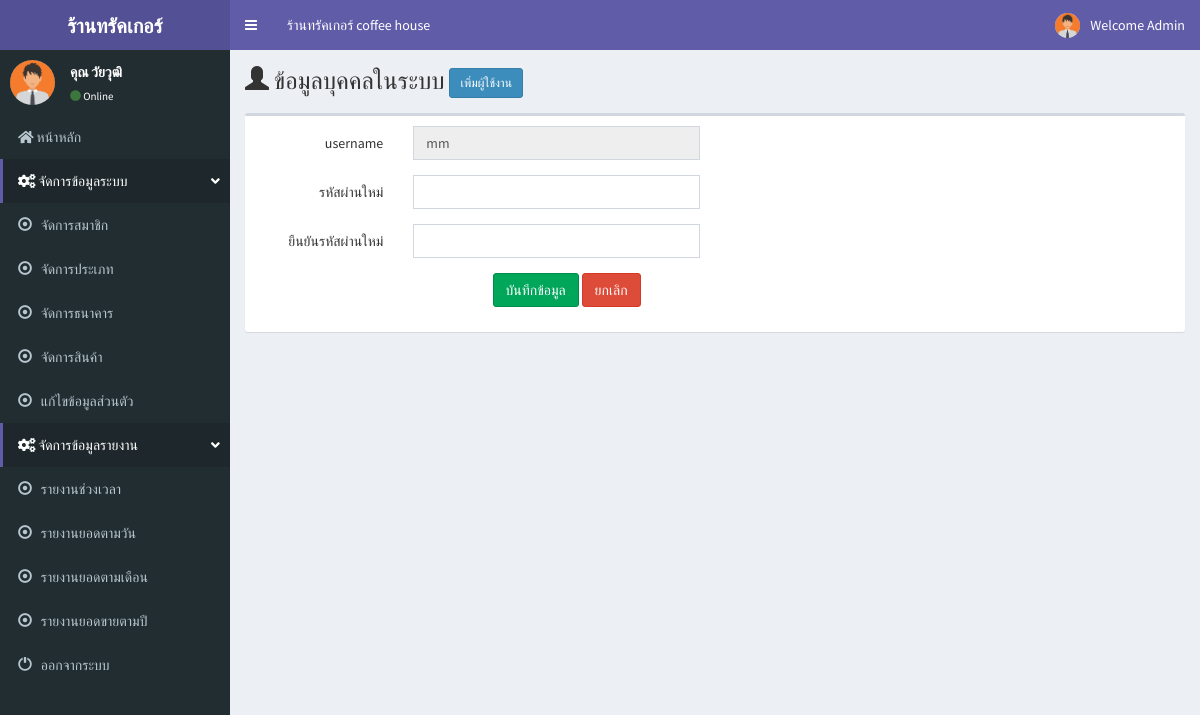
Screenshot of /admin/resetpass_admin.php?member_id=2 (signed in) with the database file from the repository.
### tables this page shows
CREATE TABLE `tbl_member` (
  `member_id` int(11) NOT NULL,
  `m_user` varchar(20) NOT NULL,
  `m_pass` varchar(20) NOT NULL,
  `m_level` varchar(50) NOT NULL,
  `m_name` varchar(100) NOT NULL,
  `m_email` varchar(100) NOT NULL,
  `m_tel` varchar(20) NOT NULL,
  `m_address` varchar(200) NOT NULL,
  `m_img` varchar(250) NOT NULL,
  `date_save` timestamp NOT NULL DEFAULT CURRENT_TIMESTAMP
);

### admin/resetpass_admin.php (the view, shortened to what this page needs)
<?php include('h.php');?>
<body class="hold-transition skin-purple sidebar-mini">
  <div class="wrapper">
    <?php include('menutop.php');?>
        <?php include('menu_l.php');?>
    <div class="content-wrapper">
      <section class="content-header">
        <h1>
         <i class="glyphicon glyphicon-user hidden-xs"></i> <span class="hidden-xs">ข้อมูลบุคคลในระบบ</span>
        <a href="member.php?act=add" class="btn btn-primary btn-sm">เพิ่มผู้ใช้งาน</a>
        </h1>
      </section>
      <section class="content">
        <div class="row">
          <div class="col-md-12">
            <div class="box">
              <div class="row">
                <div class="col-sm-12">
                  <div class="box-body">
                   <?php
  include('../condb.php');
  $member_id  = $_GET['member_id'];
$sql_admin = "SELECT * FROM tbl_member WHERE member_id = '".$member_id."'"
or die("Error : ".mysqlierror($sql_admin));
$resault_admin = mysqli_query($con, $sql_admin);
$row=mysqli_fetch_array($resault_admin);
?>
<form action="resetpass_admin_db.php" method="POST" enctype="multipart/form-data"  name="add" class="form-horizontal" id="add">
<div class="form-group">
    <div class="col-sm-2 control-label"> username </div>
    <div class="col-sm-4" align="left">
      <input type="text" name="m_user" id="" class="form-control" required value="<?php echo $row['m_user']; ?>" disabled>
    </div>
  </div>
  <div class="form-group">
    <div class="col-sm-2 control-label"> รหัสผ่านใหม่ </div>
    <div class="col-sm-4" align="left">
      <input type="password" name="m_pass" id="m_pass" class="form-control" required value="">
    </div>
  </div>
  <div class="form-group">
    <div class="col-sm-2 control-label"> ยืนยันรหัสผ่านใหม่ </div>
    <div class="col-sm-4" align="left">
      <input type="password" name="m_subpass" id="m_subpass" class="form-control" required value="">
    </div>
  </div>
<div class="form-group">
  <div class="col-sm-3"> </div>
  <div class="col-sm-6">
    <button type="submit" class="btn btn-success" id="btn">บันทึกข้อมูล </button>
    <a href="member.php" class="btn btn-danger">ยกเลิก</a>
  </div>
</div>
</form>
                  </div>
                </div>
              </div>
            </div>
          </div>
        </div>
      </section>
    </body>
  </html>

### admin/menutop.php (shortened to what this page needs)
<header class="main-header">
  <a href="" class="logo">
    <span class="logo-lg"><b>ร้านทรัคเกอร์
    </b></span>
  </a>
  <nav class="navbar navbar-static-top" role="navigation">
    <a href="#" class="sidebar-toggle" data-toggle="push-menu" role="button">
    </a>
    <div class="navbar-custom-menu">
      <ul class="nav navbar-nav">
         <li class="dropdown user user-menu">
              <a href="#" class="dropdown-toggle" data-toggle="dropdown">
                <img src="../m_img/<?php echo $row['m_img'];?>" width="25" height="25" class="img-circle user-image" alt="User Image">
                <span class="hidden-xs">Welcome Admin</span>
              </a>
            </li>
      </ul>
    </div>
        <div class="collapse navbar-collapse pull-left" id="navbar-collapse">
          <ul class="nav navbar-nav">
             <li><a href="index.php">ร้านทรัคเกอร์ coffee house</a></li>
              </ul>
        </div>
  </nav>
</header>

### admin/menu_l.php
 <aside class="main-sidebar">
  <section class="sidebar">
    <div class="user-panel">
      <div class="pull-left image">
        <img src="../m_img/<?php echo $m_img; ?>" class="img-circle" alt="User Image">
      </div>
      <div class="pull-left info">
        <p>คุณ <?php echo $m_name; ?></p>
        <a href="#"><i class="fa fa-circle text-success"></i> Online</a>
      </div>
    </div>
    <ul class="sidebar-menu" data-widget="tree">
        <li>
        <a href="index.php"><i class="fa fa-home"></i>
          <span> หน้าหลัก</span>
        </a>
      </li>
           <li class="active">
        <a href=""><i class="fa fa-cogs"></i> <span>จัดการข้อมูลระบบ</span>
        <span class="pull-right-container">
          <i class="fa fa-angle-down pull-right"></i>
        </span>
      </a>
    </li>
      <li>
        <a href="member.php"><i class="glyphicon glyphicon-record"></i>
          <span> จัดการสมาชิก</span>
        </a>
      </li>
      <li>
        <a href="type.php"><i class="glyphicon glyphicon-record"></i>
          <span> จัดการประเภท </span>
        </a>
      </li>
      <li>
        <li>
        <a href="bank.php"><i class="glyphicon glyphicon-record"></i>
          <span> จัดการธนาคาร </span>
        </a>
      </li>
      <li>
        <a href="product.php"><i class="glyphicon glyphicon-record"></i>
          <span> จัดการสินค้า </span>
        </a>
      </li>
        <li>
        <a href="member_profile.php"><i class="glyphicon glyphicon-record"></i>
          <span> แก้ไขข้อมูลส่วนตัว </span>
        </a>
      </li>
           <li class="active">
        <a href=""><i class="fa fa-cogs"></i> <span>จัดการข้อมูลรายงาน</span>
        <span class="pull-right-container">
          <i class="fa fa-angle-down pull-right"></i>
        </span>
      </a>
        <li>
        <a href="report.php"><i class="glyphicon glyphicon-record"></i>
          <span> รายงานช่วงเวลา </span>
        </a>
      </li>
         <li>
        <a href="report_d.php"><i class="glyphicon glyphicon-record"></i>
          <span> รายงานยอดตามวัน </span>
        </a>
      </li>
      <li>
        <a href="report_m.php"><i class="glyphicon glyphicon-record"></i>
          <span> รายงานยอดตามเดือน </span>
        </a>
      </li>
      <li>
        <a href="report_y.php"><i class="glyphicon glyphicon-record"></i>
          <span> รายงานยอดขายตามปี </span>
        </a>
      </li>
      <li>
        <a href="../logout.php" onclick="return confirm('คุณต้องการออกจากระบบหรือไม่ ?');"><i class="glyphicon glyphicon-off"></i>
          <span> ออกจากระบบ</span>
        </a>
      </li>
    </ul>
  </section>
</aside>

### rows the page displays
tbl_member: m_img (picture), m_name "วัยวุฒิ"
tbl_member: m_user "mm"
